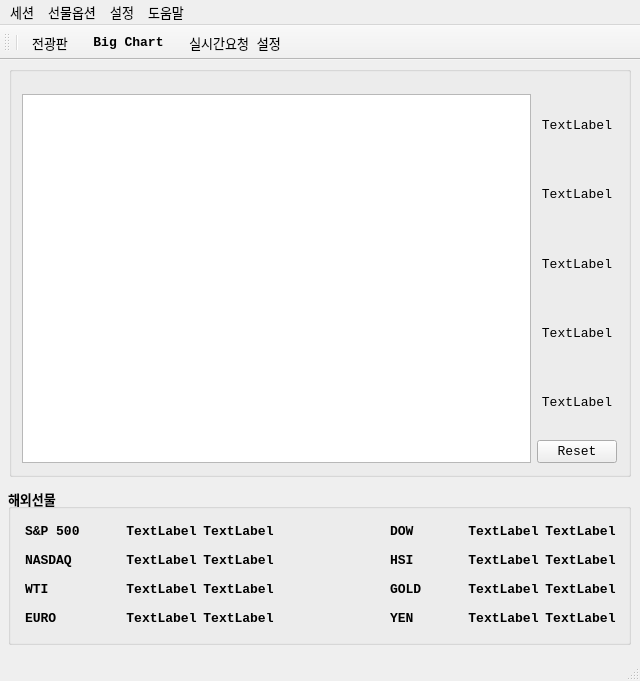
<?xml version="1.0" encoding="UTF-8"?>
<ui version="4.0">
 <class>MainWindow</class>
 <widget class="QMainWindow" name="MainWindow">
  <property name="geometry">
   <rect>
    <x>0</x>
    <y>0</y>
    <width>640</width>
    <height>681</height>
   </rect>
  </property>
  <property name="font">
   <font>
    <family>Consolas</family>
    <pointsize>10</pointsize>
   </font>
  </property>
  <property name="windowTitle">
   <string>Skybot</string>
  </property>
  <property name="windowIcon">
   <iconset>
    <normaloff>Resources/skybot_cm.png</normaloff>Resources/skybot_cm.png</iconset>
  </property>
  <widget class="QWidget" name="centralwidget">
   <widget class="QGroupBox" name="groupBox">
    <property name="geometry">
     <rect>
      <x>9</x>
      <y>6</y>
      <width>622</width>
      <height>411</height>
     </rect>
    </property>
    <property name="title">
     <string/>
    </property>
    <widget class="QWidget" name="layoutWidget">
     <property name="geometry">
      <rect>
       <x>13</x>
       <y>28</y>
       <width>595</width>
       <height>369</height>
      </rect>
     </property>
     <layout class="QHBoxLayout" name="horizontalLayout">
      <item>
       <widget class="QTextBrowser" name="textBrowser"/>
      </item>
      <item>
       <layout class="QVBoxLayout" name="verticalLayout">
        <item>
         <widget class="QLabel" name="label_1st">
          <property name="text">
           <string>TextLabel</string>
          </property>
          <property name="alignment">
           <set>Qt::AlignCenter</set>
          </property>
         </widget>
        </item>
        <item>
         <widget class="QLabel" name="label_2nd">
          <property name="text">
           <string>TextLabel</string>
          </property>
          <property name="alignment">
           <set>Qt::AlignCenter</set>
          </property>
         </widget>
        </item>
        <item>
         <widget class="QLabel" name="label_3rd">
          <property name="text">
           <string>TextLabel</string>
          </property>
          <property name="alignment">
           <set>Qt::AlignCenter</set>
          </property>
         </widget>
        </item>
        <item>
         <widget class="QLabel" name="label_4th">
          <property name="text">
           <string>TextLabel</string>
          </property>
          <property name="alignment">
           <set>Qt::AlignCenter</set>
          </property>
         </widget>
        </item>
        <item>
         <widget class="QLabel" name="label_5th">
          <property name="text">
           <string>TextLabel</string>
          </property>
          <property name="alignment">
           <set>Qt::AlignCenter</set>
          </property>
         </widget>
        </item>
        <item>
         <widget class="QPushButton" name="pushButton_reset">
          <property name="text">
           <string>Reset</string>
          </property>
         </widget>
        </item>
       </layout>
      </item>
     </layout>
    </widget>
   </widget>
   <widget class="QGroupBox" name="groupBox_2">
    <property name="geometry">
     <rect>
      <x>8</x>
      <y>428</y>
      <width>623</width>
      <height>157</height>
     </rect>
    </property>
    <property name="font">
     <font>
      <weight>75</weight>
      <bold>true</bold>
     </font>
    </property>
    <property name="title">
     <string>해외선물</string>
    </property>
    <widget class="QWidget" name="">
     <property name="geometry">
      <rect>
       <x>17</x>
       <y>32</y>
       <width>591</width>
       <height>110</height>
      </rect>
     </property>
     <layout class="QHBoxLayout" name="horizontalLayout_10">
      <item>
       <layout class="QVBoxLayout" name="verticalLayout_2">
        <item>
         <layout class="QHBoxLayout" name="horizontalLayout_5">
          <item>
           <widget class="QLabel" name="label_sp500">
            <property name="text">
             <string>S&amp;P 500</string>
            </property>
           </widget>
          </item>
          <item>
           <spacer name="horizontalSpacer_2">
            <property name="orientation">
             <enum>Qt::Horizontal</enum>
            </property>
            <property name="sizeHint" stdset="0">
             <size>
              <width>40</width>
              <height>20</height>
             </size>
            </property>
           </spacer>
          </item>
          <item>
           <widget class="QLabel" name="label_sp500_low">
            <property name="text">
             <string>TextLabel</string>
            </property>
            <property name="alignment">
             <set>Qt::AlignCenter</set>
            </property>
           </widget>
          </item>
          <item>
           <widget class="QLabel" name="label_sp500_high">
            <property name="text">
             <string>TextLabel</string>
            </property>
            <property name="alignment">
             <set>Qt::AlignCenter</set>
            </property>
           </widget>
          </item>
         </layout>
        </item>
        <item>
         <layout class="QHBoxLayout" name="horizontalLayout_4">
          <item>
           <widget class="QLabel" name="label_nasdaq">
            <property name="text">
             <string>NASDAQ</string>
            </property>
           </widget>
          </item>
          <item>
           <spacer name="horizontalSpacer_3">
            <property name="orientation">
             <enum>Qt::Horizontal</enum>
            </property>
            <property name="sizeHint" stdset="0">
             <size>
              <width>40</width>
              <height>20</height>
             </size>
            </property>
           </spacer>
          </item>
          <item>
           <widget class="QLabel" name="label_nasdaq_low">
            <property name="text">
             <string>TextLabel</string>
            </property>
            <property name="alignment">
             <set>Qt::AlignCenter</set>
            </property>
           </widget>
          </item>
          <item>
           <widget class="QLabel" name="label_nasdaq_high">
            <property name="text">
             <string>TextLabel</string>
            </property>
            <property name="alignment">
             <set>Qt::AlignCenter</set>
            </property>
           </widget>
          </item>
         </layout>
        </item>
        <item>
         <layout class="QHBoxLayout" name="horizontalLayout_3">
          <item>
           <widget class="QLabel" name="label_wti">
            <property name="text">
             <string>WTI</string>
            </property>
           </widget>
          </item>
          <item>
           <spacer name="horizontalSpacer_4">
            <property name="orientation">
             <enum>Qt::Horizontal</enum>
            </property>
            <property name="sizeHint" stdset="0">
             <size>
              <width>40</width>
              <height>20</height>
             </size>
            </property>
           </spacer>
          </item>
          <item>
           <widget class="QLabel" name="label_wti_low">
            <property name="text">
             <string>TextLabel</string>
            </property>
            <property name="alignment">
             <set>Qt::AlignCenter</set>
            </property>
           </widget>
          </item>
          <item>
           <widget class="QLabel" name="label_wti_high">
            <property name="text">
             <string>TextLabel</string>
            </property>
            <property name="alignment">
             <set>Qt::AlignCenter</set>
            </property>
           </widget>
          </item>
         </layout>
        </item>
        <item>
         <layout class="QHBoxLayout" name="horizontalLayout_2">
          <item>
           <widget class="QLabel" name="label_euro">
            <property name="text">
             <string>EURO</string>
            </property>
           </widget>
          </item>
          <item>
           <spacer name="horizontalSpacer_5">
            <property name="orientation">
             <enum>Qt::Horizontal</enum>
            </property>
            <property name="sizeHint" stdset="0">
             <size>
              <width>40</width>
              <height>20</height>
             </size>
            </property>
           </spacer>
          </item>
          <item>
           <widget class="QLabel" name="label_euro_low">
            <property name="text">
             <string>TextLabel</string>
            </property>
            <property name="alignment">
             <set>Qt::AlignCenter</set>
            </property>
           </widget>
          </item>
          <item>
           <widget class="QLabel" name="label_euro_high">
            <property name="text">
             <string>TextLabel</string>
            </property>
            <property name="alignment">
             <set>Qt::AlignCenter</set>
            </property>
           </widget>
          </item>
         </layout>
        </item>
       </layout>
      </item>
      <item>
       <spacer name="horizontalSpacer">
        <property name="orientation">
         <enum>Qt::Horizontal</enum>
        </property>
        <property name="sizeHint" stdset="0">
         <size>
          <width>40</width>
          <height>20</height>
         </size>
        </property>
       </spacer>
      </item>
      <item>
       <layout class="QVBoxLayout" name="verticalLayout_3">
        <item>
         <layout class="QHBoxLayout" name="horizontalLayout_9">
          <item>
           <widget class="QLabel" name="label_dow">
            <property name="text">
             <string>DOW</string>
            </property>
           </widget>
          </item>
          <item>
           <spacer name="horizontalSpacer_6">
            <property name="orientation">
             <enum>Qt::Horizontal</enum>
            </property>
            <property name="sizeHint" stdset="0">
             <size>
              <width>40</width>
              <height>20</height>
             </size>
            </property>
           </spacer>
          </item>
          <item>
           <widget class="QLabel" name="label_dow_low">
            <property name="text">
             <string>TextLabel</string>
            </property>
            <property name="alignment">
             <set>Qt::AlignCenter</set>
            </property>
           </widget>
          </item>
          <item>
           <widget class="QLabel" name="label_dow_high">
            <property name="text">
             <string>TextLabel</string>
            </property>
            <property name="alignment">
             <set>Qt::AlignCenter</set>
            </property>
           </widget>
          </item>
         </layout>
        </item>
        <item>
         <layout class="QHBoxLayout" name="horizontalLayout_8">
          <item>
           <widget class="QLabel" name="label_hsi">
            <property name="text">
             <string>HSI</string>
            </property>
           </widget>
          </item>
          <item>
           <spacer name="horizontalSpacer_7">
            <property name="orientation">
             <enum>Qt::Horizontal</enum>
            </property>
            <property name="sizeHint" stdset="0">
             <size>
              <width>40</width>
              <height>20</height>
             </size>
            </property>
           </spacer>
          </item>
          <item>
           <widget class="QLabel" name="label_hsi_low">
            <property name="text">
             <string>TextLabel</string>
            </property>
            <property name="alignment">
             <set>Qt::AlignCenter</set>
            </property>
           </widget>
          </item>
          <item>
           <widget class="QLabel" name="label_hsi_high">
            <property name="text">
             <string>TextLabel</string>
            </property>
            <property name="alignment">
             <set>Qt::AlignCenter</set>
            </property>
           </widget>
          </item>
         </layout>
        </item>
        <item>
         <layout class="QHBoxLayout" name="horizontalLayout_7">
          <item>
           <widget class="QLabel" name="label_gold">
            <property name="text">
             <string>GOLD</string>
            </property>
           </widget>
          </item>
          <item>
           <spacer name="horizontalSpacer_8">
            <property name="orientation">
             <enum>Qt::Horizontal</enum>
            </property>
            <property name="sizeHint" stdset="0">
             <size>
              <width>40</width>
              <height>20</height>
             </size>
            </property>
           </spacer>
          </item>
          <item>
           <widget class="QLabel" name="label_gold_low">
            <property name="text">
             <string>TextLabel</string>
            </property>
            <property name="alignment">
             <set>Qt::AlignCenter</set>
            </property>
           </widget>
          </item>
          <item>
           <widget class="QLabel" name="label_gold_high">
            <property name="text">
             <string>TextLabel</string>
            </property>
            <property name="alignment">
             <set>Qt::AlignCenter</set>
            </property>
           </widget>
          </item>
         </layout>
        </item>
        <item>
         <layout class="QHBoxLayout" name="horizontalLayout_6">
          <item>
           <widget class="QLabel" name="label_yen">
            <property name="text">
             <string>YEN</string>
            </property>
           </widget>
          </item>
          <item>
           <spacer name="horizontalSpacer_9">
            <property name="orientation">
             <enum>Qt::Horizontal</enum>
            </property>
            <property name="sizeHint" stdset="0">
             <size>
              <width>40</width>
              <height>20</height>
             </size>
            </property>
           </spacer>
          </item>
          <item>
           <widget class="QLabel" name="label_yen_low">
            <property name="text">
             <string>TextLabel</string>
            </property>
            <property name="alignment">
             <set>Qt::AlignCenter</set>
            </property>
           </widget>
          </item>
          <item>
           <widget class="QLabel" name="label_yen_high">
            <property name="text">
             <string>TextLabel</string>
            </property>
            <property name="alignment">
             <set>Qt::AlignCenter</set>
            </property>
           </widget>
          </item>
         </layout>
        </item>
       </layout>
      </item>
     </layout>
    </widget>
   </widget>
  </widget>
  <widget class="QMenuBar" name="menubar">
   <property name="geometry">
    <rect>
     <x>0</x>
     <y>0</y>
     <width>640</width>
     <height>21</height>
    </rect>
   </property>
   <widget class="QMenu" name="menu">
    <property name="title">
     <string>세션</string>
    </property>
    <addaction name="actionLogin"/>
    <addaction name="actionLogout"/>
    <addaction name="actionAccountDialog"/>
    <addaction name="separator"/>
    <addaction name="actionExit"/>
    <addaction name="separator"/>
   </widget>
   <widget class="QMenu" name="menu_3">
    <property name="title">
     <string>도움말</string>
    </property>
    <addaction name="actionVersion"/>
   </widget>
   <widget class="QMenu" name="menu_1">
    <property name="title">
     <string>선물옵션</string>
    </property>
    <addaction name="actionScoreBoard"/>
    <addaction name="actionBigChart"/>
    <addaction name="separator"/>
   </widget>
   <widget class="QMenu" name="menu_2">
    <property name="title">
     <string>설정</string>
    </property>
    <addaction name="actionRealTimeItem"/>
   </widget>
   <addaction name="menu"/>
   <addaction name="menu_1"/>
   <addaction name="menu_2"/>
   <addaction name="menu_3"/>
  </widget>
  <widget class="QStatusBar" name="statusbar">
   <property name="font">
    <font>
     <family>Consolas</family>
     <weight>75</weight>
     <bold>true</bold>
    </font>
   </property>
  </widget>
  <widget class="QToolBar" name="toolBar">
   <property name="windowTitle">
    <string>toolBar</string>
   </property>
   <attribute name="toolBarArea">
    <enum>TopToolBarArea</enum>
   </attribute>
   <attribute name="toolBarBreak">
    <bool>false</bool>
   </attribute>
   <addaction name="separator"/>
   <addaction name="action_ToolBar_ScoreBoard"/>
   <addaction name="action_ToolBar_BigChart"/>
   <addaction name="action_ToolBar_RealTime_Setting"/>
  </widget>
  <action name="actionLogin">
   <property name="icon">
    <iconset>
     <normaloff>Resources/로그인.png</normaloff>Resources/로그인.png</iconset>
   </property>
   <property name="text">
    <string>로그인</string>
   </property>
   <property name="statusTip">
    <string/>
   </property>
  </action>
  <action name="actionLogout">
   <property name="enabled">
    <bool>true</bool>
   </property>
   <property name="icon">
    <iconset>
     <normaloff>Resources/로그아웃.png</normaloff>Resources/로그아웃.png</iconset>
   </property>
   <property name="text">
    <string>로그아웃</string>
   </property>
   <property name="statusTip">
    <string/>
   </property>
  </action>
  <action name="actionExit">
   <property name="icon">
    <iconset>
     <normaloff>Resources/종료.png</normaloff>Resources/종료.png</iconset>
   </property>
   <property name="text">
    <string>종료</string>
   </property>
   <property name="statusTip">
    <string/>
   </property>
  </action>
  <action name="actionAccountDialog">
   <property name="icon">
    <iconset>
     <normaloff>Resources/계좌조회.png</normaloff>Resources/계좌조회.png</iconset>
   </property>
   <property name="text">
    <string>계좌조회</string>
   </property>
  </action>
  <action name="actionVersion">
   <property name="icon">
    <iconset>
     <normaloff>Resources/version.png</normaloff>Resources/version.png</iconset>
   </property>
   <property name="text">
    <string>버전</string>
   </property>
  </action>
  <action name="actionScoreBoard">
   <property name="icon">
    <iconset>
     <normaloff>Resources/전광판.png</normaloff>Resources/전광판.png</iconset>
   </property>
   <property name="text">
    <string>전광판</string>
   </property>
  </action>
  <action name="actionBigChart">
   <property name="icon">
    <iconset>
     <normaloff>Resources/bigchart.png</normaloff>Resources/bigchart.png</iconset>
   </property>
   <property name="text">
    <string>Big Chart</string>
   </property>
  </action>
  <action name="action_ToolBar_BigChart">
   <property name="checkable">
    <bool>false</bool>
   </property>
   <property name="icon">
    <iconset>
     <normaloff>Resources/bigchart.png</normaloff>Resources/bigchart.png</iconset>
   </property>
   <property name="text">
    <string>Big Chart</string>
   </property>
   <property name="toolTip">
    <string>Big Chart</string>
   </property>
   <property name="font">
    <font>
     <family>Consolas</family>
     <weight>75</weight>
     <bold>true</bold>
    </font>
   </property>
  </action>
  <action name="actionRealTimeItem">
   <property name="icon">
    <iconset>
     <normaloff>Resources/설정.png</normaloff>Resources/설정.png</iconset>
   </property>
   <property name="text">
    <string>실시간요청</string>
   </property>
  </action>
  <action name="action_ToolBar_RealTime_Setting">
   <property name="icon">
    <iconset>
     <normaloff>Resources/설정.png</normaloff>Resources/설정.png</iconset>
   </property>
   <property name="text">
    <string>실시간요청 설정</string>
   </property>
  </action>
  <action name="action_ToolBar_ScoreBoard">
   <property name="icon">
    <iconset>
     <normaloff>Resources/전광판.png</normaloff>Resources/전광판.png</iconset>
   </property>
   <property name="text">
    <string>전광판</string>
   </property>
   <property name="toolTip">
    <string>전광판</string>
   </property>
  </action>
 </widget>
 <resources/>
 <connections>
  <connection>
   <sender>menubar</sender>
   <signal>triggered(QAction*)</signal>
   <receiver>MainWindow</receiver>
   <slot>MENU_Action(QAction*)</slot>
   <hints>
    <hint type="sourcelabel">
     <x>703</x>
     <y>20</y>
    </hint>
    <hint type="destinationlabel">
     <x>665</x>
     <y>50</y>
    </hint>
   </hints>
  </connection>
  <connection>
   <sender>toolBar</sender>
   <signal>actionTriggered(QAction*)</signal>
   <receiver>MainWindow</receiver>
   <slot>TOOLBAR_Action(QAction*)</slot>
   <hints>
    <hint type="sourcelabel">
     <x>319</x>
     <y>37</y>
    </hint>
    <hint type="destinationlabel">
     <x>319</x>
     <y>154</y>
    </hint>
   </hints>
  </connection>
 </connections>
 <slots>
  <slot>robot_selected(QModelIndex)</slot>
  <slot>robot_double_clicked(QModelIndex)</slot>
  <slot>portfolio_selected(QModelIndex)</slot>
  <slot>portfolio_double_clicked(QModelIndex)</slot>
 </slots>
</ui>
